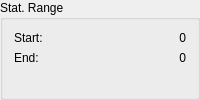
              <widget class="QGroupBox" name="groupBox_2">
               <property name="sizePolicy">
                <sizepolicy hsizetype="Preferred" vsizetype="Maximum">
                 <horstretch>0</horstretch>
                 <verstretch>0</verstretch>
                </sizepolicy>
               </property>
               <property name="title">
                <string>Stat. Range</string>
               </property>
               <layout class="QFormLayout" name="formLayout_6">
                <item row="0" column="0">
                 <widget class="QLabel" name="label_16">
                  <property name="text">
                   <string>Start:</string>
                  </property>
                 </widget>
                </item>
                <item row="0" column="1">
                 <widget class="QLabel" name="label_simStart">
                  <property name="text">
                   <string>0</string>
                  </property>
                  <property name="alignment">
                   <set>Qt::AlignRight|Qt::AlignTrailing|Qt::AlignVCenter</set>
                  </property>
                 </widget>
                </item>
                <item row="1" column="0">
                 <widget class="QLabel" name="label_23">
                  <property name="text">
                   <string>End:</string>
                  </property>
                 </widget>
                </item>
                <item row="1" column="1">
                 <widget class="QLabel" name="label_simEnd">
                  <property name="text">
                   <string>0</string>
                  </property>
                  <property name="alignment">
                   <set>Qt::AlignRight|Qt::AlignTrailing|Qt::AlignVCenter</set>
                  </property>
                 </widget>
                </item>
               </layout>
              </widget>
